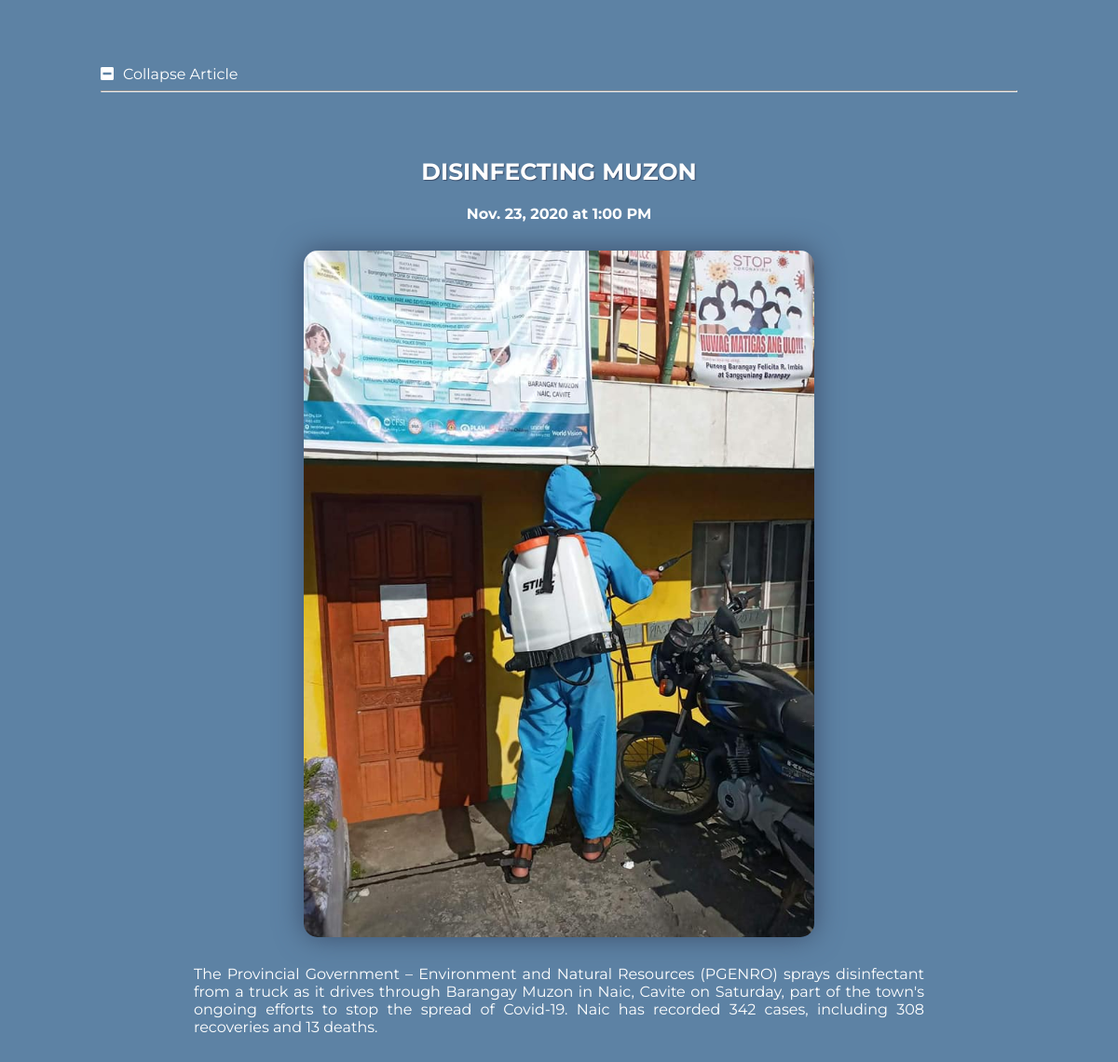
Page /post-details.php?id=4 on the committed database.
### tables this page shows
CREATE TABLE post (
	post_id INT UNSIGNED AUTO_INCREMENT PRIMARY KEY,
	title VARCHAR(255) NOT NULL,
	date_time_posted DATETIME NOT NULL DEFAULT (NOW()),
	content VARCHAR(2000) NOT NULL,
	image VARCHAR(255) NOT NULL,
	post_status ENUM (
			'Active',
			'Deleted',
			'Edited'
		) NOT NULL DEFAULT 'Active'
);

### commons/src/inc/convert-to-long-date.php (called while the page is built, shortened)
<?php
function convert_to_long_date($date, $datetime) {
	if (isset($date)) {
		$time_stamp = strtotime($date);
		$format = "M. j, Y";
	}
	else {
		$time_stamp = strtotime($datetime);
		$format = "M. j, Y \\a\\t g:i A";
	}
	$formatted_date = date($format, $time_stamp);
	return $formatted_date;
}

### commons/src/view-post-details.php (the view, shortened to what this page needs)
<?php
require_once "inc/dbh.php";
require_once "inc/convert-to-long-date.php";
$post_id = $_GET["id"];
$query = "SELECT * FROM post WHERE post_id = ?";
try {
	$stmt = $pdo->prepare($query);
	$stmt->bindParam(1, $post_id, PDO::PARAM_INT);
	$stmt->execute();
	if ($stmt->rowCount() > 0) {
		$row = $stmt->fetch(PDO::FETCH_OBJ);
		$sub_heading = $date_time_posted = convert_to_long_date(null, $row->date_time_posted);
		$content = nl2br($row->content);
		if (basename(getcwd()) == "admin")
			$image = "../public/img/posts/".$row->image;
		else
			$image = "img/posts/".$row->image;
		echo <<<PAGE
			<section id="post-details">
				<h2>$row->title</h2>
				<h4>$sub_heading</h4>
				<img src="$image" alt="featured-photo" />
				<p>$content</p>
			</section>
PAGE;
	}
}
catch(PDOException $e) {
	require "inc/terminate-template.php";
}
finally {
	$pdo = NULL;
}

### public/css/post-details.css (style rules this page uses)
body { font-family: 'Montserrat', sans-serif; background-color: #5d82a4; color: white; }
#post-details { margin: 70px 100px; }
#post-details h2 { text-transform: uppercase; font-size: 25px; font-weight: bold; text-align: center; text-shadow: 1px 1px 1px #3c4f6c; }
#post-details h4 { text-align: center; }
#post-details img { background-color: red; display: block; height: auto; margin: 30px auto; width: 70%; box-shadow: 0px 0px 30px 0 #3c4f6c; border-radius: 15px; }
#post-details p { text-align: justify; }

### rows in the picture
post: title "DISINFECTING MUZON", image (picture), content "The Provincial Government – Environment and Natural Resources (PGENRO) sprays disinfectant from a truck as it drives through Barangay Muzon in Naic, Cavite on Saturday, part of the town's ongoing efforts to stop the spread of Covid-19. Naic has recorded 342 cases, including 308 recoveries and 13 deaths."

### other values in the picture
$sub_heading "Nov. 23, 2020 at 1:00 PM"
